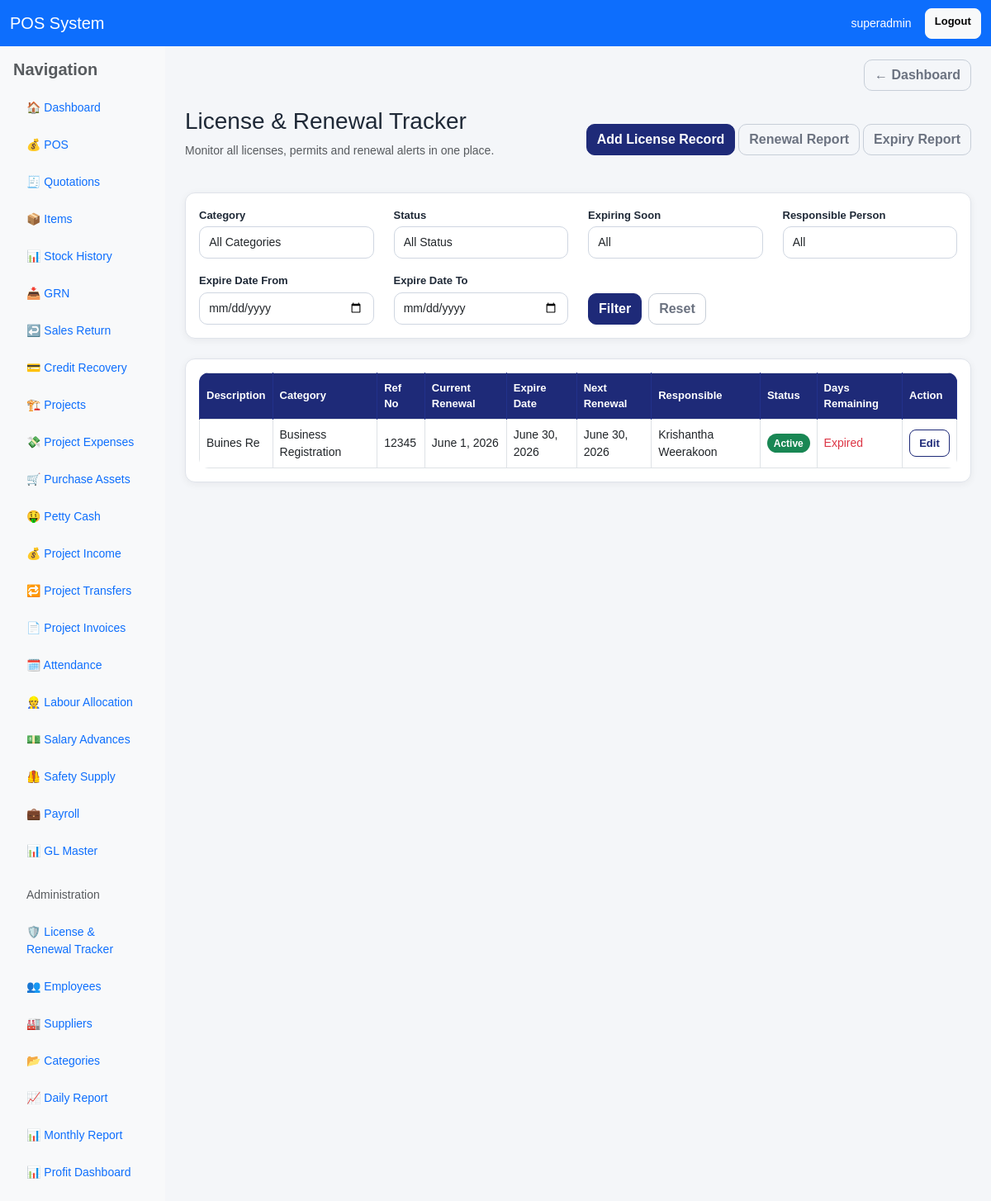
Page /administration/licenses/ (signed in) on the committed database.
### pos/models.py (models this page shows, shortened)
class LicenseRenewal(models.Model):
    STATUS_CHOICES = [
        ("active", "Active"),
        ("expired", "Expired"),
        ("closed", "Closed"),
    ]
    CATEGORY_CHOICES = [
        ("business_registration", "Business Registration"),
        ("trade_license", "Trade License"),
        ("vehicle_revenue_license", "Vehicle Revenue License"),
        ("vehicle_insurance", "Vehicle Insurance"),
        ("environmental_permit", "Environmental Permit"),
        ("contractor_registration", "Contractor Registration"),
        ("tax_registration", "Tax Registration"),
        ("epf_etf_registrations", "EPF / ETF Registrations"),
        ("company_certifications", "Company Certifications"),
        ("other_licenses", "Other Licenses"),
    ]
    description = models.CharField(max_length=255)
    category = models.CharField(max_length=50, choices=CATEGORY_CHOICES)
    reference_number = models.CharField(max_length=100, blank=True, null=True)
    current_renewal_date = models.DateField()
    expire_date = models.DateField()
    next_renewal_date = models.DateField()
    responsible_person = models.ForeignKey(
        "Employee",
        on_delete=models.SET_NULL,
        null=True,
        blank=True,
        related_name="license_renewals"
    )
    remarks = models.TextField(blank=True, null=True)
    status = models.CharField(max_length=20, choices=STATUS_CHOICES, default="active")
    is_active = models.BooleanField(default=True)
    created_at = models.DateTimeField(auto_now_add=True)
    updated_at = models.DateTimeField(auto_now=True)
    class Meta:
        ordering = ["next_renewal_date", "expire_date", "description"]
    @property
    def days_remaining(self):
        if not self.next_renewal_date:
            return None
        return (self.next_renewal_date - timezone.localdate()).days

class Employee(models.Model):
    EMPLOYMENT_TYPE_CHOICES = [
        ("permanent", "Permanent"),
        ("executive", "Executive"),
        ("contract", "Contract"),
        ("daily_labour", "Daily Labour"),
    ]
    SALARY_TYPE_CHOICES = [
        ("monthly", "Monthly"),
        ("daily", "Daily"),
        ("contract", "Contract"),
    ]
    user = models.ForeignKey(User, on_delete=models.SET_NULL, null=True, blank=True, related_name="employee_profile")
    emp_no = models.CharField(max_length=30, unique=True, blank=True, null=True)
    full_name = models.CharField(max_length=255)
    nic = models.CharField(max_length=20, blank=True, null=True)
    employee_category = models.CharField(max_length=100, blank=True, null=True)
    designation = models.CharField(max_length=100, blank=True, null=True)
    department = models.CharField(max_length=100, blank=True, null=True)
    joining_date = models.DateField(blank=True, null=True)
    basic_salary = models.DecimalField(max_digits=14, decimal_places=2, default=0)
    daily_rate = models.DecimalField(max_digits=14, decimal_places=2, default=0)
    ot_rate = models.DecimalField(max_digits=12, decimal_places=2, default=0, help_text="OT rate per hour. If blank/0, derived from daily/basic rate.")
    salary_type = models.CharField(max_length=20, choices=SALARY_TYPE_CHOICES, default="monthly")
    contract_based = models.BooleanField(default=False)
    employment_type = models.CharField(max_length=30, choices=EMPLOYMENT_TYPE_CHOICES, default="permanent")
    epf_etf_applicable = models.BooleanField(default=True)
    default_project = models.ForeignKey(Project, on_delete=models.SET_NULL, null=True, blank=True, related_name="default_employees")
    default_supervisor = models.ForeignKey("self", on_delete=models.SET_NULL, null=True, blank=True, related_name="default_supervised_employees")
    bank_name = models.CharField(max_length=255, blank=True, null=True)
    bank_account_no = models.CharField(max_length=50, blank=True, null=True)
    address = models.TextField(blank=True, null=True)
    tel = models.CharField(max_length=30, blank=True, null=True)
    petty_cash_limit = models.DecimalField(max_digits=12, decimal_places=2, default=0)
    is_active = models.BooleanField(default=True)
    created_at = models.DateTimeField(auto_now_add=True)
    class Meta:
        ordering = ["emp_no", "full_name"]

### pos/views.py (the view, shortened to what this page needs)
# urls.py: path('administration/licenses/', views.license_renewal_list, name='license_renewal_list'),
@login_required
def license_renewal_list(request):
    today = timezone.localdate()
    licenses = LicenseRenewal.objects.filter(is_active=True).order_by("next_renewal_date", "expire_date")
    category_filter = request.GET.get("category", "")
    status_filter = request.GET.get("status", "")
    expiring_filter = request.GET.get("expiring", "")
    date_from = request.GET.get("date_from", "")
    date_to = request.GET.get("date_to", "")
    responsible_person_filter = request.GET.get("responsible_person", "")
    if category_filter:
        licenses = licenses.filter(category=category_filter)
    if status_filter:
        if status_filter == "expired":
            licenses = licenses.filter(Q(status="expired") | Q(expire_date__lt=today))
        else:
            licenses = licenses.filter(status=status_filter)
    if date_from:
        try:
            date_from_value = datetime.strptime(date_from, "%Y-%m-%d").date()
            licenses = licenses.filter(expire_date__gte=date_from_value)
        except ValueError:
            pass
    if date_to:
        try:
            date_to_value = datetime.strptime(date_to, "%Y-%m-%d").date()
            licenses = licenses.filter(expire_date__lte=date_to_value)
        except ValueError:
            pass
    if responsible_person_filter:
        licenses = licenses.filter(responsible_person_id=responsible_person_filter)
    return render(request, "pos/license_renewal_list.html", {
        "licenses": licenses,
        "category_choices": LicenseRenewal.CATEGORY_CHOICES,
        "status_choices": LicenseRenewal.STATUS_CHOICES,
        "expiring_choices": [
            ("", "All"),
            ("7", "Expiring within 7 days"),
            ("30", "Expiring within 30 days"),
            ("expired", "Expired"),
        ],
        "employees": Employee.objects.filter(is_active=True).order_by("full_name"),
        "category_filter": category_filter,
        "status_filter": status_filter,
        "expiring_filter": expiring_filter,
        "date_from": date_from,
        "date_to": date_to,
        "responsible_person_filter": responsible_person_filter,
    })

### pos/templates/pos/license_renewal_list.html (shortened to what this page needs)
{% extends "base.html" %}
{% load static %}
{% block content %}
<div class="d-flex justify-content-between align-items-center mb-4">
    <div>
        <h3>License & Renewal Tracker</h3>
        <p class="text-muted">Monitor all licenses, permits and renewal alerts in one place.</p>
    </div>
    <div>
        <a href="{% url 'add_license_renewal' %}" class="btn btn-primary">Add License Record</a>
        <a href="{% url 'license_renewal_report' %}" class="btn btn-outline-secondary">Renewal Report</a>
        <a href="{% url 'license_expiry_report' %}" class="btn btn-outline-secondary">Expiry Report</a>
    </div>
</div>
<div class="card mb-4">
    <div class="card-body">
        <form method="get" class="row gy-3">
            <div class="col-md-3">
                <label class="form-label">Category</label>
                <select name="category" class="form-select">
                    <option value="">All Categories</option>
                </select>
            </div>
            <div class="col-md-3">
                <label class="form-label">Status</label>
                <select name="status" class="form-select">
                    <option value="">All Status</option>
                </select>
            </div>
            <div class="col-md-3">
                <label class="form-label">Expiring Soon</label>
                <select name="expiring" class="form-select">
                    {% for code, label in expiring_choices %}
                        <option value="{{ code }}" {% if expiring_filter == code %}selected{% endif %}>{{ label }}</option>
                    {% endfor %}
                </select>
            </div>
            <div class="col-md-3">
                <label class="form-label">Responsible Person</label>
                <select name="responsible_person" class="form-select">
                    <option value="">All</option>
                </select>
            </div>
            <div class="col-md-3">
                <label class="form-label">Expire Date From</label>
                <input type="date" name="date_from" value="{{ date_from }}" class="form-control">
            </div>
            <div class="col-md-3">
                <label class="form-label">Expire Date To</label>
                <input type="date" name="date_to" value="{{ date_to }}" class="form-control">
            </div>
            <div class="col-md-6 d-flex align-items-end gap-2">
                <button type="submit" class="btn btn-primary">Filter</button>
                <a href="{% url 'license_renewal_list' %}" class="btn btn-outline-secondary">Reset</a>
            </div>
        </form>
    </div>
</div>
<div class="card">
    <div class="card-body">
        <div class="table-responsive">
            <table class="table table-hover table-bordered align-middle mb-0">
                <thead>
                    <tr>
                        <th>Description</th>
                        <th>Category</th>
                        <th>Ref No</th>
                        <th>Current Renewal</th>
                        <th>Expire Date</th>
                        <th>Next Renewal</th>
                        <th>Responsible</th>
                        <th>Status</th>
                        <th>Days Remaining</th>
                        <th>Action</th>
                    </tr>
                </thead>
                <tbody>
                    {% for license in licenses %}
                    <tr>
                        <td>{{ license.description }}</td>
                        <td>{{ license.get_category_display }}</td>
                        <td>{{ license.reference_number|default:"-" }}</td>
                        <td>{{ license.current_renewal_date }}</td>
                        <td>{{ license.expire_date }}</td>
                        <td>{{ license.next_renewal_date }}</td>
                        <td>
                            {% if license.responsible_person %}
                                {{ license.responsible_person.full_name }}
                            {% else %}
                                -
                            {% endif %}
                        </td>
                        <td>
                            {% if license.status == 'active' %}
                                <span class="badge bg-success">{{ license.get_status_display }}</span>
                            {% elif license.status == 'closed' %}
                                <span class="badge bg-secondary">{{ license.get_status_display }}</span>
                            {% else %}
                                <span class="badge bg-danger">{{ license.get_status_display }}</span>
                            {% endif %}
                        </td>
                        <td>
                            {% if license.days_remaining < 0 %}
                                <span class="text-danger">Expired</span>
                            {% else %}
                                <span class="badge {% if license.days_remaining <= 7 %}bg-danger{% elif license.days_remaining <= 30 %}bg-warning text-dark{% else %}bg-success{% endif %}">{{ license.days_remaining }} days</span>
                            {% endif %}
                        </td>
                        <td>
                            <a href="{% url 'edit_license_renewal' license.id %}" class="btn btn-sm btn-outline-primary">Edit</a>
                        </td>
                    </tr>
                    {% empty %}
                    <tr>
                        <td colspan="10" class="text-center text-muted">No license records found.</td>
                    </tr>
                    {% endfor %}
                </tbody>
            </table>
        </div>
    </div>
</div>
{% endblock %}

### pos/templates/includes/navbar.html
<nav class="navbar navbar-expand-lg navbar-dark bg-primary">
    <div class="container-fluid">
        <a class="navbar-brand" href="{% url 'dashboard' %}">POS System</a>
        <div class="d-flex ms-auto">
            {% if request.user.is_authenticated %}
                <span class="navbar-text text-white me-3">
                    {{ request.user.username }}
                </span>
                <a href="{% url 'logout' %}" class="btn btn-light btn-sm">Logout</a>
            {% endif %}
        </div>
    </div>
</nav>

### static/css/app.css (style rules this page uses)
:root { --app-bg: #f4f6f9; --card-bg: #ffffff; --border-color: #dfe3ea; --text-main: #1f2937; --text-muted: #6b7280; --brand: #1e2a78; --brand-dark: #182260; --brand-soft: #eef2ff; --success-soft: #eaf7ee; --danger-soft: #fdecec; --warning-soft: #fff7e6; --shadow-soft: 0 2px 10px rgba(15, 23, 42, 0.06); --shadow-medium: 0 6px 18px rgba(15, 23, 42, 0.08); --radius: 12px; --pi-dark: #16384b; --pi-dark-2: #20495e; --pi-teal: #1fb6be; --pi-teal-2: #28c7cd; --pi-soft: #eef8f8; --pi-border: #cfe5e7; }
html, body { margin: 0; padding: 0; }
body.app-body { background: var(--app-bg); color: var(--text-main); font-size: 14px; font-family: Arial, sans-serif; }
.container, .container-fluid { width: 100%; }
.app-card, .card { border: 1px solid var(--border-color); border-radius: var(--radius); box-shadow: var(--shadow-soft); background: var(--card-bg); }
.form-label { font-size: 13px; font-weight: 600; margin-bottom: 4px; color: var(--text-main); }
.form-control, .form-select { border-radius: 10px; border: 1px solid #cfd6e1; font-size: 14px; padding: 0.5rem 0.7rem; min-height: 38px; background: #fff; }
.btn { border-radius: 10px; font-weight: 600; transition: all 0.18s ease; }
.btn-sm { border-radius: 8px; font-size: 13px; padding: 0.35rem 0.7rem; }
.btn-primary { background: var(--brand); border-color: var(--brand); color: #fff; }
.btn-outline-primary { color: var(--brand); border-color: var(--brand); }
.btn-outline-secondary { color: #6b7280; border-color: #c7ced8; }
.table { margin-bottom: 0; }
.table-responsive { border-radius: 12px; }
.table thead th, .table-dark th { background: var(--brand) !important; color: #fff !important; border-color: #22318b !important; font-size: 13px; font-weight: 700; vertical-align: middle; }
.table td, .table th { vertical-align: middle; }
.badge { font-size: 12px; font-weight: 700; padding: 0.45em 0.65em; border-radius: 999px; }

### rows in the picture
LicenseRenewal: description "Buines Re", category "Business Registration", reference_number "12345", current_renewal_date "June 1, 2026", expire_date "June 30, 2026", next_renewal_date "June 30, 2026", responsible_person.full_name "Krishantha Weerakoon", status "Active", shows "Expired"

### other values in the picture
{{ request.user.username }} "superadmin"
form field expiring "All"
